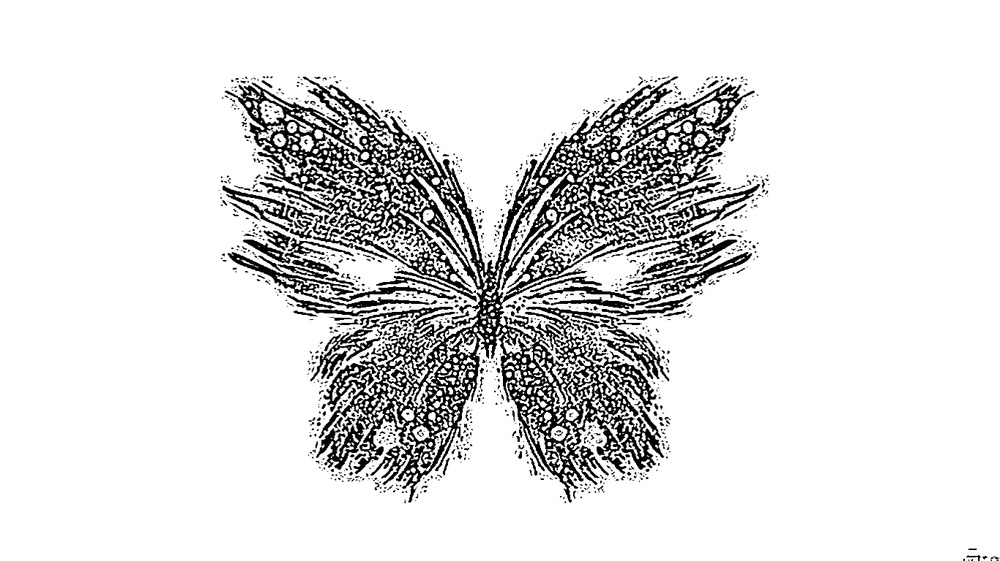
#> input picture a.jpg, 1000 x 561 px, shrunk from 1368 x 768 before the run
$ python cv17.py
#> lines starting #> are read from the running program, lines starting #| are printed output that depends on the picture
import cv2

from matplotlib import pyplot as plt

img = cv2.imread('a.jpg')
#> img is the input picture: shape (561, 1000, 3); min 0, max 255, mean 223.6

histr = cv2.calcHist([img],[0],None,[256],[0,256])
#> histr = 256 values, max 423757 at index 255, min 165 at index 106, mean 2191.4

plt.plot(histr)
plt.show()
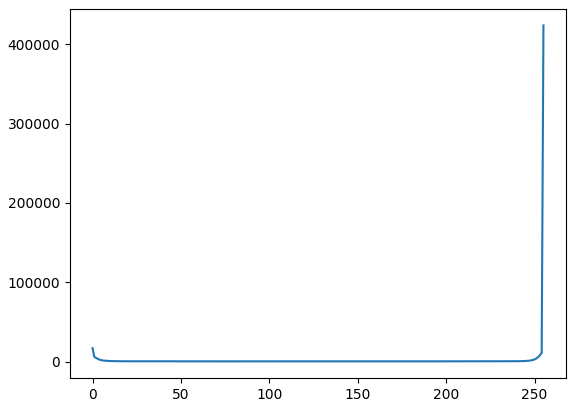
#> figure drawn by matplotlib, 1 panel; curve peaks at x = 255, y = 423757
